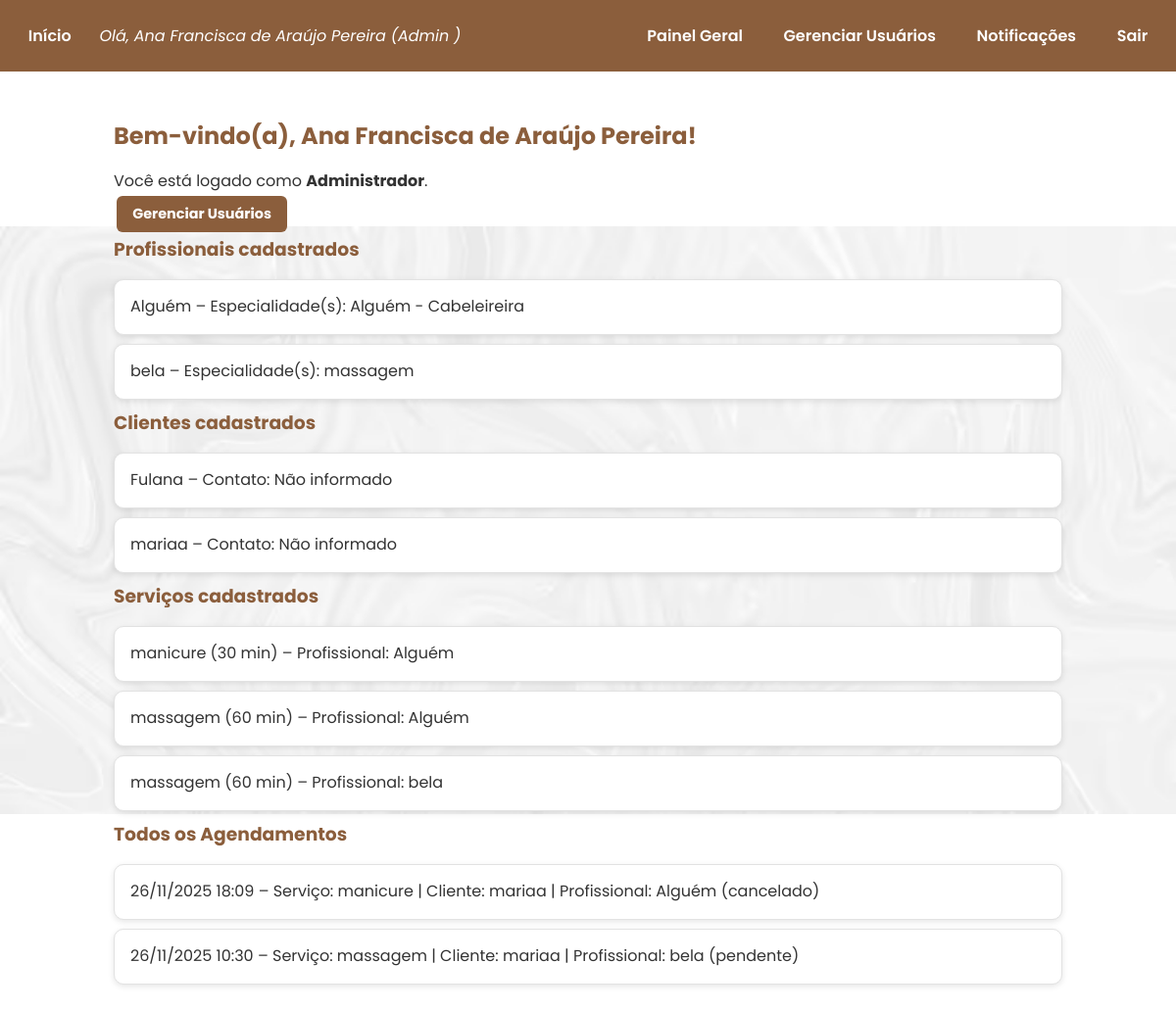
Page /dashboard/admin (signed in) on the earlier database version.
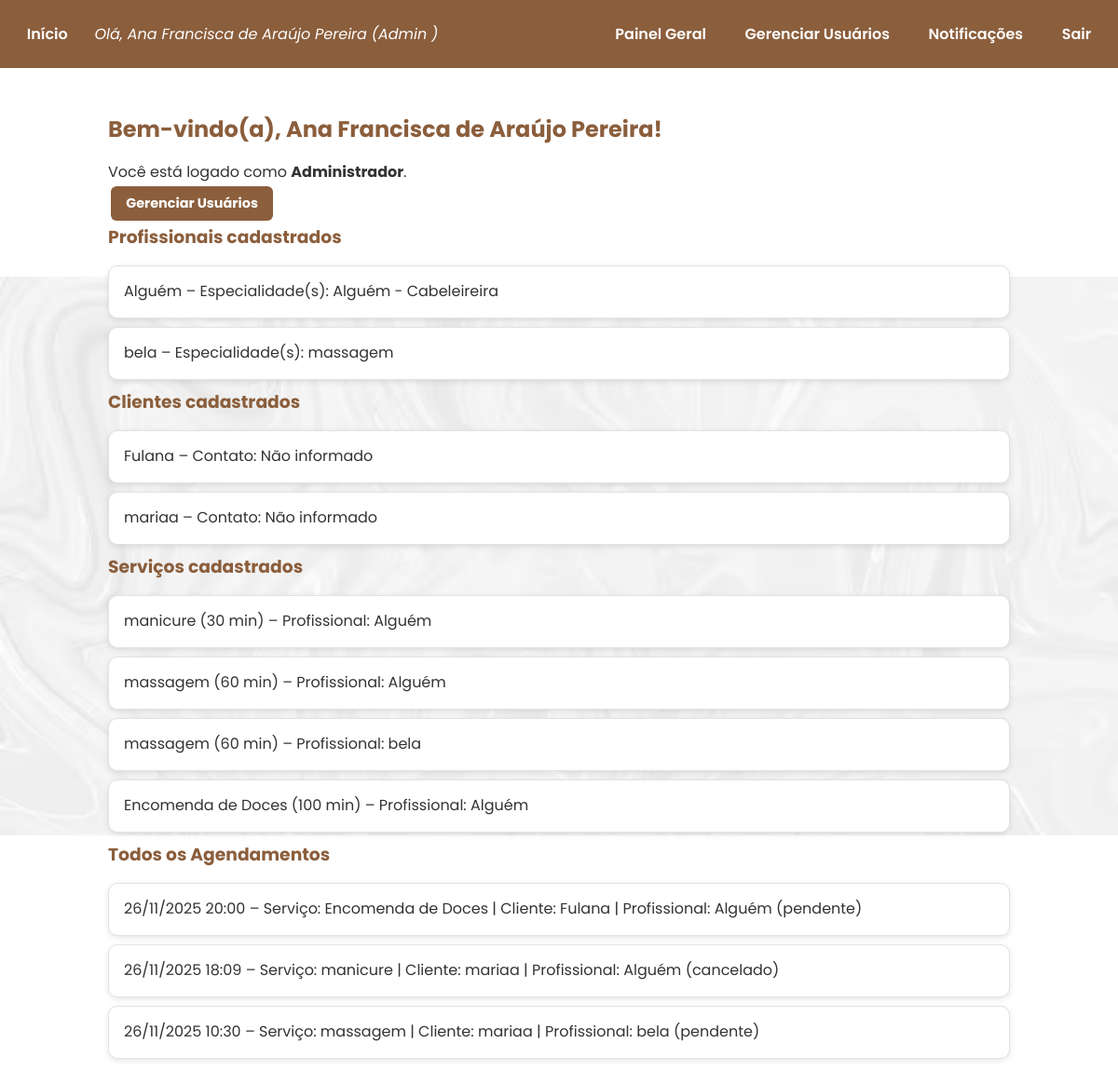
Same page on the later database version.
### models.py (models this page shows)
class User(db.Model):
    __tablename__ = 'tb_usuarios'
    id = db.Column('usu_id', db.Integer, primary_key=True)
    nome = db.Column('usu_nome', db.String(200), nullable=False)
    email = db.Column('usu_email', db.String(200), unique=True, nullable=False)
    senha_hash = db.Column('usu_senha', db.String(200), nullable=False)
    perfil = db.Column(
        'usu_tipo',
        db.Enum('cliente', 'profissional', 'admin', name='perfil_enum'),
        nullable=False,
        default='cliente'
    )
    cliente = db.relationship('Cliente', uselist=False, back_populates='user', cascade='all, delete-orphan')
    profissional = db.relationship('Profissional', uselist=False, back_populates='user', cascade='all, delete-orphan')
    administrador = db.relationship('Administrador', uselist=False, back_populates='user', cascade='all, delete-orphan')
    notificacoes = db.relationship('Notificacao', back_populates='user', cascade='all, delete-orphan')

class Profissional(db.Model):
    __tablename__ = 'tb_profissionais'
    id = db.Column('pro_id', db.Integer, primary_key=True)
    user_id = db.Column('pro_usu_id', db.Integer, db.ForeignKey('tb_usuarios.usu_id'), unique=True)
    contato = db.Column('pro_contato', db.String(200))
    especialidades = db.Column('pro_especialidades', db.String(500))
    user = db.relationship('User', back_populates='profissional')
    servicos = db.relationship('Servico', back_populates='profissional', cascade='all, delete-orphan')
    agendamentos = db.relationship('Agendamento', back_populates='profissional', cascade='all, delete-orphan')

class Cliente(db.Model):
    __tablename__ = 'tb_clientes'
    id = db.Column('cli_id', db.Integer, primary_key=True)
    user_id = db.Column('cli_usu_id', db.Integer, db.ForeignKey('tb_usuarios.usu_id'), unique=True)
    contato = db.Column('cli_contato', db.String(200))
    user = db.relationship('User', back_populates='cliente')
    agendamentos = db.relationship('Agendamento', back_populates='cliente', cascade='all, delete-orphan')

class Servico(db.Model):
    __tablename__ = 'tb_servicos'
    id = db.Column('ser_id', db.Integer, primary_key=True)
    nome = db.Column('ser_nome', db.String(200), nullable=False)
    duracao_min = db.Column('ser_duracao', db.Integer, nullable=False, default=30)
    preco = db.Column('ser_preco', db.Float, nullable=True)
    profissional_id = db.Column('ser_pro_id', db.Integer, db.ForeignKey('tb_profissionais.pro_id'))
    profissional = db.relationship('Profissional', back_populates='servicos')

class Agendamento(db.Model):
    __tablename__ = 'tb_agendamentos'
    id = db.Column('age_id', db.Integer, primary_key=True)
    cliente_id = db.Column('age_cli_id', db.Integer, db.ForeignKey('tb_clientes.cli_id'))
    profissional_id = db.Column('age_pro_id', db.Integer, db.ForeignKey('tb_profissionais.pro_id'))
    servico_id = db.Column('age_ser_id', db.Integer, db.ForeignKey('tb_servicos.ser_id'))
    data_hora = db.Column('age_data_hora', db.DateTime, nullable=False)
    status = db.Column(
        'age_status',
        db.Enum('pendente', 'confirmado', 'cancelado', name='status_enum'),
        default='pendente',
        nullable=False
    )
    criado_em = db.Column('age_criacao', db.DateTime, default=datetime.utcnow)
    cliente = db.relationship('Cliente', back_populates='agendamentos')
    profissional = db.relationship('Profissional', back_populates='agendamentos')
    servico = db.relationship('Servico')

### app.py (the view)
@app.route('/dashboard/admin')
@exige_login
def dashboard_admin():
    u = current_user()
    if u.perfil != 'admin':
        return redirect(url_for('index'))
    profissionais = Profissional.query.all()
    clientes = Cliente.query.all()
    servicos = Servico.query.all()
    ags = Agendamento.query.order_by(Agendamento.data_hora.desc()).all()
    return render_template(
        'dashboard_admin.html',
        user=u,
        profissionais=profissionais,
        clientes=clientes,
        servicos=servicos,
        agendamentos=ags
    )

### app.py (called while the page is built)
def current_user():
    uid = session.get('user_id')
    if not uid:
        return None
    return User.query.get(uid)

def exige_login(func):
    from functools import wraps
    @wraps(func)
    def wrapper(*args, **kwargs):
        if not current_user():
            return redirect(url_for('index'))
        return func(*args, **kwargs)
    return wrapper

### templates/dashboard_admin.html (shortened to what this page needs)
{% extends "base.html" %}
{% block content %}
  <div class="container">
    <h2>Bem-vindo(a), {{ user.nome }}!</h2>
    <p>Você está logado como <strong>Administrador</strong>.</p>
    <p>
      <a href="{{ url_for('painel_usuarios') }}" class="btn btn-info">Gerenciar Usuários</a>
    </p>
    <h3>Profissionais cadastrados</h3>
    <ul>
      {% for p in profissionais %}
        <li>{{ p.user.nome }} – Especialidade(s): {{ p.especialidades }}</li>
      {% else %}
        <li>Nenhum profissional cadastrado.</li>
      {% endfor %}
    </ul>
    <h3>Clientes cadastrados</h3>
    <ul>
      {% for c in clientes %}
        <li>{{ c.user.nome }} – Contato: {{ c.contato if c.contato else 'Não informado' }}</li>
      {% else %}
        <li>Nenhum cliente cadastrado.</li>
      {% endfor %}
    </ul>
    <h3>Serviços cadastrados</h3>
    <ul>
      {% for s in servicos %}
        <li>{{ s.nome }} ({{ s.duracao_min }} min) – Profissional: {{ s.profissional.user.nome }}</li>
      {% else %}
        <li>Nenhum serviço cadastrado.</li>
      {% endfor %}
    </ul>
    <h3>Todos os Agendamentos</h3>
    <ul>
      {% for ag in agendamentos %}
        <li>
          {{ ag.data_hora.strftime('%d/%m/%Y %H:%M') }} –
          Serviço: {{ ag.servico.nome }} |
          Cliente: {{ ag.cliente.user.nome }} |
          Profissional: {{ ag.profissional.user.nome }}
          ({{ ag.status }})
        </li>
      {% else %}
        <li>Nenhum agendamento encontrado.</li>
      {% endfor %}
    </ul>
  </div>
{% endblock %}

### templates/base.html (shortened to what this page needs)
<!doctype html>
<html lang="pt-BR">
<head>
    <link rel="stylesheet" href="{{ url_for('static', filename='css/style.css') }}">
</head>
<body>
    <header>
        <div class="nav">
            <a href="{{ url_for('index') }}">Início</a>
            {% if user %}
                <span>
                    Olá, {{ user.nome }}
                    ({{ user.perfil|capitalize }}
                    )
                </span>
                {% if user.perfil == 'cliente' %}
                    <a href="{{ url_for('minhas_reservas') }}">Minhas Reservas</a>
                {% elif user.perfil == 'profissional' %}
                    <a href="{{ url_for('dashboard_profissional') }}">Meus Agendamentos</a>
                {% elif user.perfil == 'admin' %}
                    <a href="{{ url_for('dashboard_admin') }}">Painel Geral</a>
                    <a href="{{ url_for('painel_usuarios') }}">Gerenciar Usuários</a>
                {% endif %}
                <a href="{{ url_for('notificacoes') }}">Notificações</a>
                <a href="{{ url_for('logout') }}">Sair</a>
            {% endif %}
        </div>
    </header>
    <main>
        {% block content %}{% endblock %}
    </main>
</body>
</html>

### static/css/style.css (style rules this page uses)
* { margin: 0; padding: 0; box-sizing: border-box; }
:root { --cor-primaria: #8B5E3C; --cor-secundaria: #F4E1D2; --cor-destaque: #FF6B35; --cor-fundo: #f9f7f6; --cor-texto: #333; --cor-sucesso: #d4edda; --cor-perigo: #f8d7da; --cor-aviso: #fff3cd; --cor-info: #d1ecf1; }
body { font-family: 'Poppins'; color: var(--cor-texto); min-height: 100vh; display: flex; flex-direction: column; background-image: url('../imgs/plano_de_fundo(2).jpg'); background-repeat: no-repeat; background-size: 100%; background-position: center; }
.container { max-width: 1000px; margin: 2rem auto; padding: 1rem; }
.nav { background: var(--cor-primaria); color: #fff; padding: 1rem; display: flex; gap: 1rem; align-items: center; justify-content: space-between; }
.nav a { color: #fff; text-decoration: none; font-weight: 600; padding: 0.5rem 0.8rem; border-radius: 6px; transition: background 0.3s; }
.nav span { margin-right: auto; font-style: italic; }
button, .btn { background: var(--cor-primaria); color: #fff; border: none; padding: 0.8rem 1.2rem; border-radius: 8px; font-size: 1rem; font-weight: bold; cursor: pointer; transition: transform 0.2s, background 0.3s; }
ul { list-style: none; padding: 0; }
ul li, .card { background: #fff; margin: 0.6rem 0; padding: 1rem; border-radius: 10px; box-shadow: 0 2px 6px rgba(0,0,0,0.1); line-height: 1.4; }
h1, h2, h3 { color: var(--cor-primaria); margin-bottom: 1rem; }
a { text-decoration: none; color: #0066cc; }
.btn { display: inline-block; padding: 0.5rem 1rem; border-radius: 6px; margin: 0.2rem; font-size: 0.9rem; cursor: pointer; transition: 0.2s; }
li { padding: 0.7rem 1rem; margin-bottom: 0.5rem; border-radius: 8px; background: #fafafa; border: 1px solid #e2e2e2; position: relative; }

Differences in the rows shown:
added Servico: nome "Encomenda de Doces", duracao_min "100", profissional.user.nome "Alguém"
added Agendamento: data_hora "26/11/2025 20:00", servico.nome "Encomenda de Doces", cliente.user.nome "Fulana", profissional.user.nome "Alguém", status "pendente"
